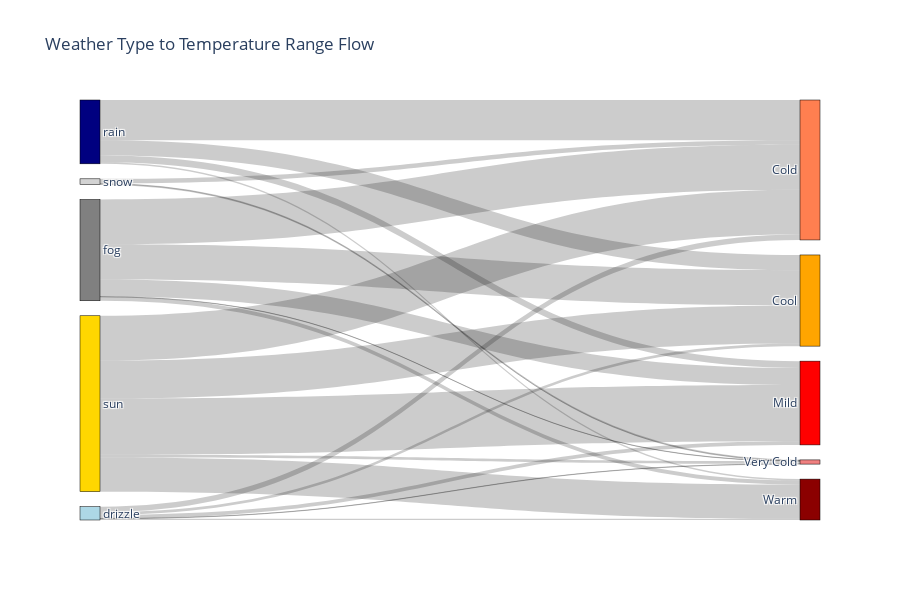

The cell this chart's notebook holds for it:
### Code cell
# Create temperature categories
weather['temp_category'] = pd.cut(weather['avg_temp'], 
                                 bins=[-10, 0, 10, 15, 20, 30], 
                                 labels=['Very Cold', 'Cold', 'Cool', 'Mild', 'Warm'])

# Count combinations of weather type and temperature category
counts = weather.groupby(['weather', 'temp_category']).size().reset_index(name='count')

# Create labels for all unique categories
weather_types = weather['weather'].unique()
temp_categories = weather['temp_category'].cat.categories.tolist()
all_labels = list(weather_types) + temp_categories

# Create label to index mapping
label_to_index = {label: i for i, label in enumerate(all_labels)}

# Map source and target to indices
source_indices = counts['weather'].map(label_to_index)
target_indices = counts['temp_category'].map(label_to_index)

# Create the Sankey diagram
fig = go.Figure(data=[go.Sankey(
    node=dict(
        pad=15,
        thickness=20,
        line=dict(color="black", width=0.5),
        label=all_labels,
        color=["lightblue", "navy", "gold", "lightgray", "gray", 
               "lightcoral", "coral", "orange", "red", "darkred"]
    ),
    link=dict(
        source=source_indices,
        target=target_indices,
        value=counts['count']
    )
)])

# Update layout
fig.update_layout(
    title_text="Weather Type to Temperature Range Flow",
    font_size=12,
    height=600
)

fig.show()

### Figure 1 — Plotly figure (JSON) as saved in the notebook; plotly's stock layout.template omitted (floating-point values rounded to 4 significant figures)
{"data": [{"link": {"source": [0, 0, 0, 0, 0, 4, 4, 4, 4, 4, 1, 1, 1, 1, 1, 3, 3, 3, 3, 3, 2, 2, 2, 2, 2], "target": [5, 6, 7, 8, 9, 5, 6, 7, 8, 9, 5, 6, 7, 8, 9, 5, 6, 7, 8, 9, 5, 6, 7, 8, 9], "value": [1, 22, 11, 15, 5, 1, 182, 143, 69, 16, 0, 163, 62, 28, 6, 4, 19, 0, 0, 0, 11, 182, 154, 228, 139]}, "node": {"color": ["lightblue", "navy", "gold", "lightgray", "gray", "lightcoral", "coral", "orange", "red", "darkred"], "label": ["drizzle", "rain", "sun", "snow", "fog", "Very Cold", "Cold", "Cool", "Mild", "Warm"], "line": {"color": "black", "width": 0.5}, "pad": 15, "thickness": 20}, "type": "sankey"}], "layout": {"font": {"size": 12}, "height": 600, "title": {"text": "Weather Type to Temperature Range Flow"}}}
